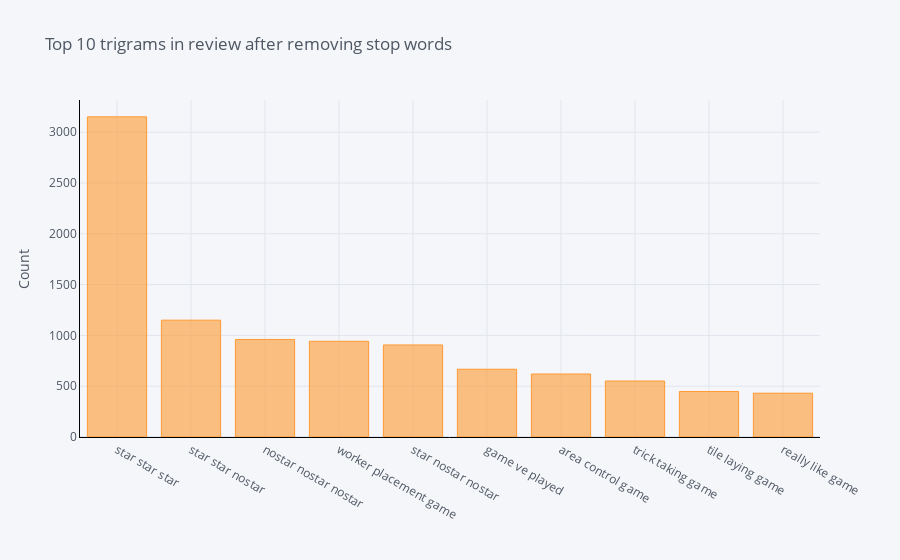

Source (notebook cell):
### Markdown cell above
Once Again the biagram is leaning towards the postive reviews .

### Code cell
def get_top_n_trigram(corpus, n=None):
    vec = CountVectorizer(ngram_range=(3, 3), stop_words='english').fit(corpus)
    bag_of_words = vec.transform(corpus)
    sum_words = bag_of_words.sum(axis=0) 
    words_freq = [(word, sum_words[0, idx]) for word, idx in vec.vocabulary_.items()]
    words_freq =sorted(words_freq, key = lambda x: x[1], reverse=True)
    return words_freq[:n]
common_words = get_top_n_trigram(X_train, 10)
#for word, freq in common_words:
#    print(word, freq)
df6 = pd.DataFrame(common_words, columns = ['comment' , 'count'])
df6.groupby('comment').sum()['count'].sort_values(ascending=False).iplot(
    kind='bar', yTitle='Count', linecolor='black', title='Top 10 trigrams in review after removing stop words')

### Figure 1 — Plotly figure (JSON) as saved in the notebook; plotly's stock layout.template omitted (floating-point values rounded to 4 significant figures)
{"data": [{"marker": {"color": "rgba(255, 153, 51, 0.6)", "line": {"color": "rgba(255, 153, 51, 1.0)", "width": 1}}, "name": "count", "orientation": "v", "text": "", "type": "bar", "x": ["star star star", "star star nostar", "nostar nostar nostar", "worker placement game", "star nostar nostar", "game ve played", "area control game", "trick taking game", "tile laying game", "really like game"], "y": [3151, 1150, 960, 942, 906, 667, 620, 551, 448, 431]}], "layout": {"legend": {"bgcolor": "#F5F6F9", "font": {"color": "#4D5663"}}, "paper_bgcolor": "#F5F6F9", "plot_bgcolor": "#F5F6F9", "title": {"font": {"color": "#4D5663"}, "text": "Top 10 trigrams in review after removing stop words"}, "xaxis": {"gridcolor": "#E1E5ED", "linecolor": "black", "showgrid": true, "tickfont": {"color": "#4D5663"}, "title": {"font": {"color": "#4D5663"}, "text": ""}, "zerolinecolor": "#E1E5ED"}, "yaxis": {"gridcolor": "#E1E5ED", "linecolor": "black", "showgrid": true, "tickfont": {"color": "#4D5663"}, "title": {"font": {"color": "#4D5663"}, "text": "Count"}, "zerolinecolor": "#E1E5ED"}}}
